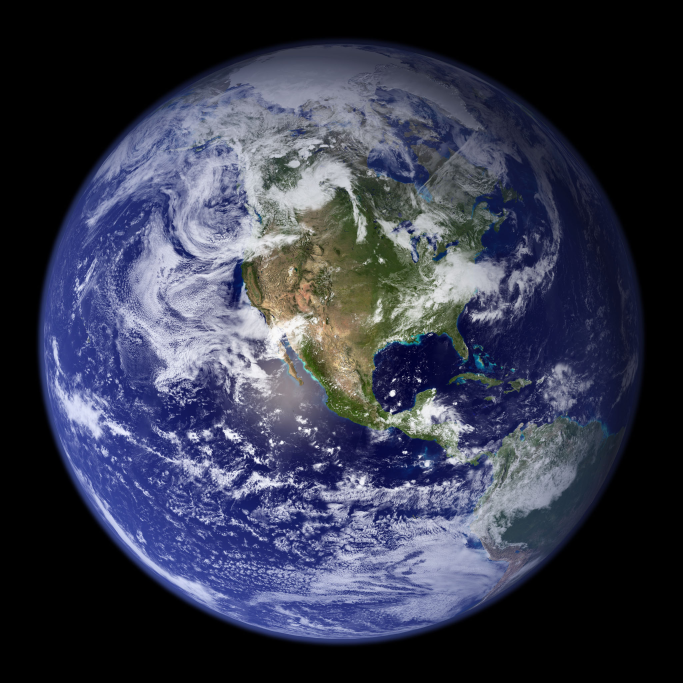
#> input picture tools/assets/earth_nasa.jpg, 2048 x 2048 px (shown at 1/3 size); its folder holds 5 pictures in this run
$ python gen_header_art.py
#> lines starting #> are read from the running program, lines starting #| are printed output that depends on the picture
"""Generate src/hud_header_art.h — the Major Order header bar's artwork.

One asset comes out of here:

  * headerBg — the Earth/gold-sweep background wash, RGB565 at half the
               header's pixel size. The renderer bilinear-upscales it (see
               HUDRenderer::drawHeaderBg), which is what keeps it to ~12KB
               of flash instead of the ~51KB a full-resolution strip would
               cost. The source is a soft, blurred, heavily dimmed photo, so
               there is no detail for the halving to lose.

    python3 tools/gen_header_art.py            # rewrite src/hud_header_art.h
    python3 tools/gen_header_art.py --preview  # also dump PNGs to /tmp

This is a transcription of tools/assets/header_mockup_reference.py's
draw_earth_bg_strip() / draw_header_bar(), which is the approved visual spec,
with one deliberate departure forced by resolution: the background is
composed at the mockup's own 1440x174 and then resized down, rather than
composed at device size. The mockup's geometry is partly a function of the
strip's aspect ratio — the globe's width is 5x the bar height — so composing
at 440x58 would have moved the planet's limb out from under the gold shaft
that is meant to graze it.

Asset provenance: tools/assets/earth_nasa.jpg is NASA's Blue Marble, public
domain.

This script used to also emit headerBadge/headerSkull (a disc-and-arcs badge
with a traced winged skull inside it), the mockup's title-bar mark. The title
bar was redesigned to just wear the headerBg wash instead (0b1b5ef), and
nothing has drawn the badge or skull since. headerSkull was also rendering
letterboxed — the traced skull only filled about a quarter of its 47x47 box
— so there was nothing worth keeping. Removed rather than left dead; see git
history before this point if that badge design needs reviving.
"""
import argparse
import os

from PIL import Image, ImageDraw, ImageFilter

HERE = os.path.dirname(os.path.abspath(__file__))
ASSETS = os.path.join(HERE, "assets")
OUT_H = os.path.join(HERE, "..", "src", "hud_header_art.h")

# --- device geometry (mirrored in layout:: in src/config.h) ----------------
HDR_W, HDR_H = 440, 58          # the header bar's footprint on screen
BG_DIV = 2                      # background stored at 1/BG_DIV, upscaled on device

# --- the mockup's own render size, which its proportions are tuned to ------
MOCK_W, MOCK_H = 1440, 174

# --- palette, from the mockup ---------------------------------------------
NAVY_DARK = (14, 19, 30)
GOLD = (223, 178, 79)


# ---------------------------------------------------------------------------
#  Background wash — mockup draw_earth_bg_strip() + draw_header_bar()
# ---------------------------------------------------------------------------

def header_bg(w, h):
    """The full background wash at `w`x`h`, composed at the mockup's own size."""
#> called with w = 220, h = 29
    W, H = MOCK_W, MOCK_H
    img = Image.new("RGB", (W, H), NAVY_DARK)
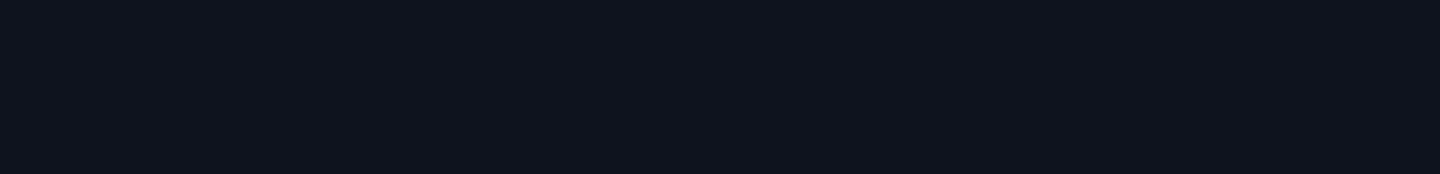
#> img: PIL image 1440x174 RGB; mean R, G, B 14, 19, 30

    # --- Earth photo, faded in left-to-right -------------------------------
    # Blow the globe up to 5x the strip height so only a band across its middle
    # shows, then take that band.
    #
    # Retuned for the objective bar (0b1b5ef), which is where this wash now
    # lives; it was cut for the old full-width title bar. That bar's left end
    # carries the DEFENSE/LIBERATION word and its right end the gold expiry
    # flag, so the artwork only reads in the middle. The crop and the fade
    # below are pulled left so the globe's limb lands in that open span
    # instead of under the flag.
    earth = Image.open(os.path.join(ASSETS, "earth_nasa.jpg")).convert("RGB")
#> earth is the input picture: PIL image 2048x2048 RGB; mean R, G, B 54.5, 57.9, 76.1
    target_h = H * 5
    scale = target_h / earth.height
#> scale = 0.425
    big = earth.resize((int(earth.width * scale), target_h), Image.LANCZOS)
    x0 = max(0, min(int(big.width * 0.42), big.width - W))
#> x0 = 0
    y0 = (big.height - H) // 2
#> y0 = 348
    strip = big.crop((x0, y0, x0 + W, y0 + H)).filter(ImageFilter.GaussianBlur(2))
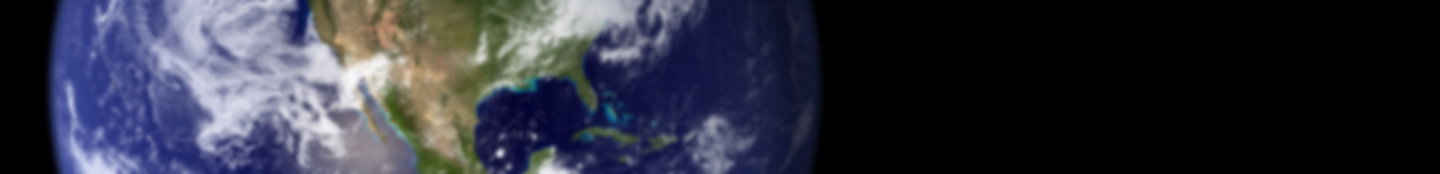
#> strip: PIL image 1440x174 RGB; mean R, G, B 48.1, 49.7, 62
    # 55% of the photo plus 45% of a flat navy — it reads as background art
    # rather than as a photograph someone left on screen.
    strip = strip.point(lambda v: int(v * 0.55 + 0.5))
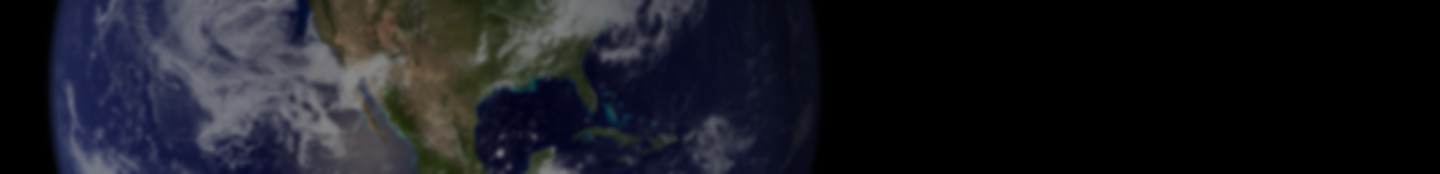
#> strip: PIL image 1440x174 RGB; mean R, G, B 26.5, 27.4, 34.1
    strip = Image.merge("RGB", [
        ch.point(lambda v, a=add: min(255, v + a))
        for ch, add in zip(strip.split(), (18, 24, 38))])  # (40,55,85) * 0.45
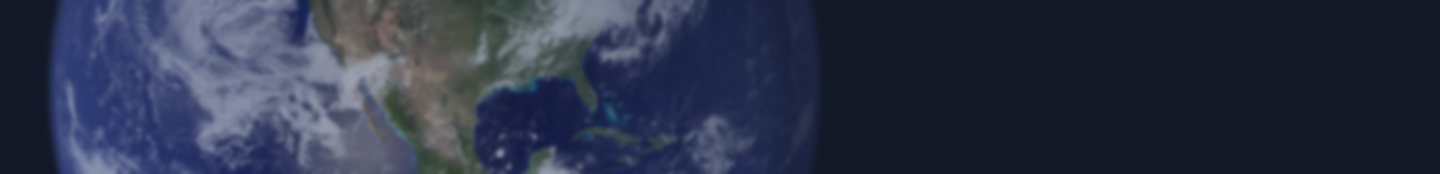
#> strip: PIL image 1440x174 RGB; mean R, G, B 44.5, 51.4, 72.1

    mask = Image.new("L", (W, H), 0)
#> mask: PIL image 1440x174 L; every value is 0
    md = ImageDraw.Draw(mask)
    for x in range(W):
        # Nothing until 12% across (behind the status word), full strength by
        # 40%, then held — the flag covers the right end anyway.
        t = min(1.0, max(0.0, (x - W * 0.12) / (W * 0.28)))
        md.line([(x, 0), (x, H)], fill=int(255 * t))
    img.paste(strip, (0, 0), mask)

    # --- diagonal gold light shaft -----------------------------------------
    sweep = Image.new("RGBA", (W, H), (0, 0, 0, 0))
#> sweep: PIL image 1440x174 RGBA; every value is 0
    # Shaft moved in from 62% to 46%: at 62% it fell under the expiry flag and
    # was never seen.
    sx, sw = int(W * 0.46), int(W * 0.05)
    ImageDraw.Draw(sweep).polygon(
        [(sx, 0), (sx + sw, 0), (sx - int(H * 0.5) + sw, H), (sx - int(H * 0.5), H)],
        fill=GOLD + (90,))
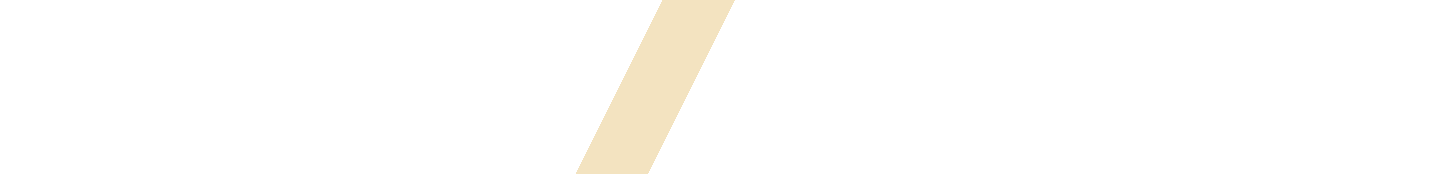
#> sweep: PIL image 1440x174 RGBA; mean R, G, B, A 11.2, 9, 4, 4.5; transparent parts drawn white
    img = Image.alpha_composite(img.convert("RGBA"), sweep).convert("RGB")
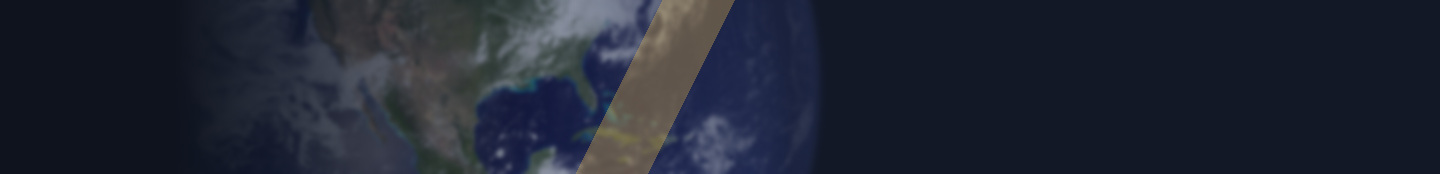
#> img: PIL image 1440x174 RGB; mean R, G, B 32.8, 38, 51.6

    return img.resize((w, h), Image.LANCZOS)
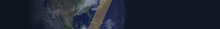
#> returned value: PIL image 220x29 RGB; mean R, G, B 32.8, 38, 51.6


def rgb565(r, g, b):
    return ((r & 0xF8) << 8) | ((g & 0xFC) << 3) | (b >> 3)


# ---------------------------------------------------------------------------
#  Emit
# ---------------------------------------------------------------------------

def main():
    ap = argparse.ArgumentParser()
    ap.add_argument("--preview", action="store_true",
                    help="also write /tmp/header_*.png for eyeballing")
    args = ap.parse_args()

    # --- background -------------------------------------------------------
    bw, bh = HDR_W // BG_DIV, HDR_H // BG_DIV
    bg = header_bg(bw, bh)
    px = bg.load()
    words = [rgb565(*px[x, y]) for y in range(bh) for x in range(bw)]
#> words = 6380 values, max 37933 at index 541, min 2179 at index 0, mean 7868
    lines = ["    " + " ".join(f"0x{w:04X}," for w in words[i:i + 10])
             for i in range(0, len(words), 10)]
    bg_bytes = len(words) * 2
#> bg_bytes = 12760
    bg_block = (f"constexpr int16_t headerBgW = {bw};\n"
                f"constexpr int16_t headerBgH = {bh};\n"
                f"static const uint16_t headerBg[] PROGMEM = {{\n"
                + "\n".join(lines) + "\n};\n")

    if args.preview:
        bg.resize((HDR_W, HDR_H), Image.BILINEAR).save("/tmp/header_bg.png")
        print("wrote /tmp/header_bg.png")

    total = bg_bytes
#> total = 12760
    header = f"""// ---------------------------------------------------------------------------
//  hud_header_art.h — artwork for the Major Order header bar.
//
//  AUTO-GENERATED by tools/gen_header_art.py. Do not edit by hand; change the
//  geometry in that script and re-run it.
//
//  headerBg is the background wash at half the header bar's linear size;
//  HUDRenderer::drawHeaderBg() bilinear-upscales it back to {HDR_W}x{HDR_H}. Storing
//  it at full resolution would cost {HDR_W * HDR_H * 2} bytes; this costs {bg_bytes}. The art
//  is a blurred, dimmed photograph, so there is nothing at full resolution for
//  the halving to throw away.
//
//  Sizes: background {bg_bytes}B = {total} bytes.
// ---------------------------------------------------------------------------
#pragma once

#include <Arduino.h>

namespace headerart {{

{bg_block}}}  // namespace headerart
"""
    with open(OUT_H, "w") as f:
        f.write(header)
    print(f"wrote {os.path.relpath(OUT_H, os.getcwd())} "
          f"(bg {bw}x{bh} {bg_bytes}B, {total}B total)")
#| wrote ../src/hud_header_art.h (bg 220x29 12760B, 12760B total)


if __name__ == "__main__":
    main()
